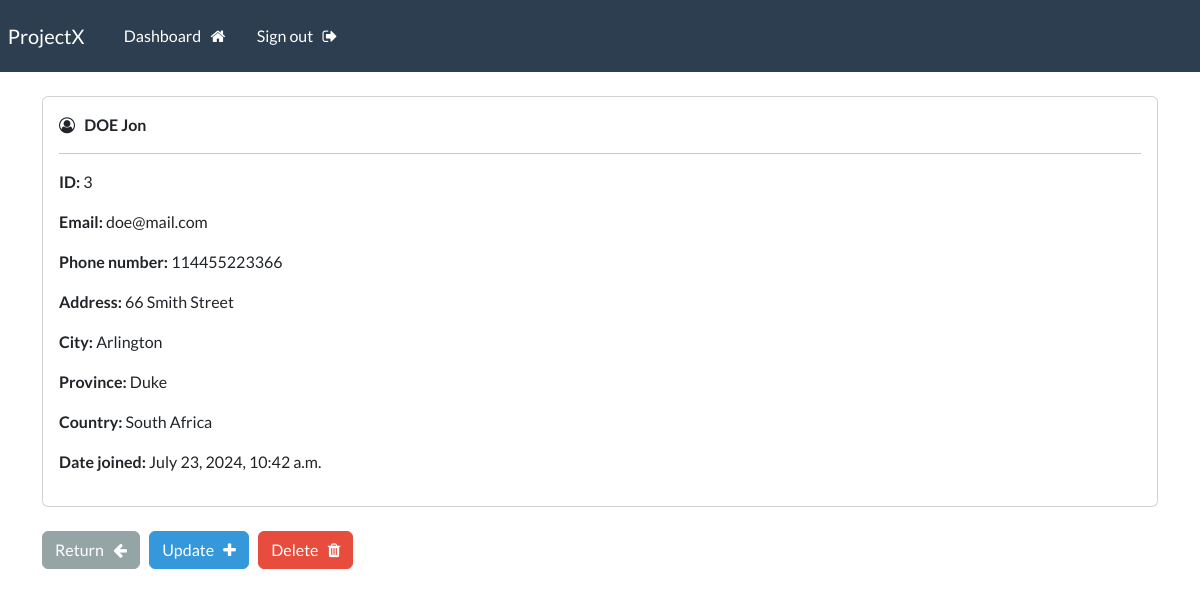
Screenshot of /record/3 (signed in) with the database file from the repository.
### webapp/models.py (models this page shows, shortened)
class Record(models.Model):
    creation_date = models.DateTimeField(auto_now_add=True)
    first_name = models.CharField(max_length=100)
    last_name = models.CharField(max_length=100)
    email = models.CharField(max_length=255)
    phone = models.CharField(max_length=20)
    address=models.CharField(max_length=300)
    city = models.CharField(max_length=255)
    province = models.CharField(max_length=200)
    country = models.CharField(max_length=100)

### webapp/views.py (the view)
# urls.py: path('record/<int:pk>', views.singular_record, name="record"),
@login_required (login_url='my-login')
def singular_record(request, pk):
    all_records = Record.objects.get(id=pk)
    context = {'record': all_records}
    return render (request, 'webapp/view-record.html', context=context)

### webapp/templates/webapp/view-record.html (shortened to what this page needs)
{% extends 'webapp/base.html'%}
{% block content %}
    <div class="card">
        <div class="card-body">
            <i class="fa fa-user-circle-o" aria-hidden="true"></i> &nbsp;
            <strong>
                {{ record.last_name|upper}}
                {{ record.first_name}}
            </strong>
            <hr>
            <p> <strong> ID: </strong> {{record.id}} </p>
            <p> <strong> Email: </strong> {{record.email}} </p>
            <p> <strong> Phone number: </strong> {{record.phone}} </p>
            <p> <strong> Address: </strong> {{record.address}} </p>
            <p> <strong> City: </strong> {{record.city}} </p>
            <p> <strong> Province: </strong> {{record.province}} </p>
            <p> <strong> Country: </strong> {{record.country}} </p>
            <p> <strong> Date joined: </strong> {{record.creation_date}} </p>
        </div>
    </div>
    <br>
    <a href="{% url 'dashboard' %}" class="btn btn-secondary"> Return &nbsp; <i class="fa fa-arrow-left" aria-hidden="true"></i></a>
    <a href="{% url 'update-record' record.id %}" class="btn btn-info"> Update &nbsp; <i class="fa fa-plus" aria-hidden="true"></i></a>
    <a href="{% url '' %}" class="btn btn-danger"> Delete &nbsp; <i class="fa fa-trash" aria-hidden="true"></i></a>
{% endblock %}

### rows the page displays
Record: last_name "DOE", first_name "Jon", id "3", email "doe@mail.com", phone "114455223366", address "66 Smith Street", city "Arlington", province "Duke", country "South Africa", creation_date "July 23, 2024, 10:42 a.m."
